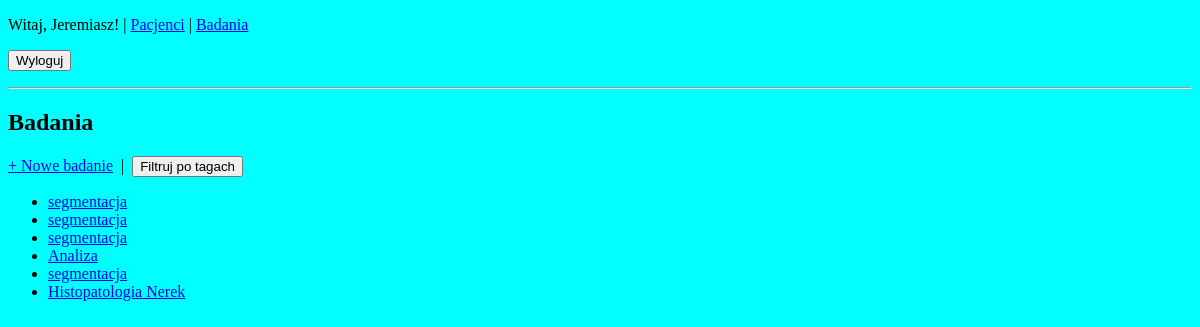
The page /badania/ (signed in) on the database as committed earlier.
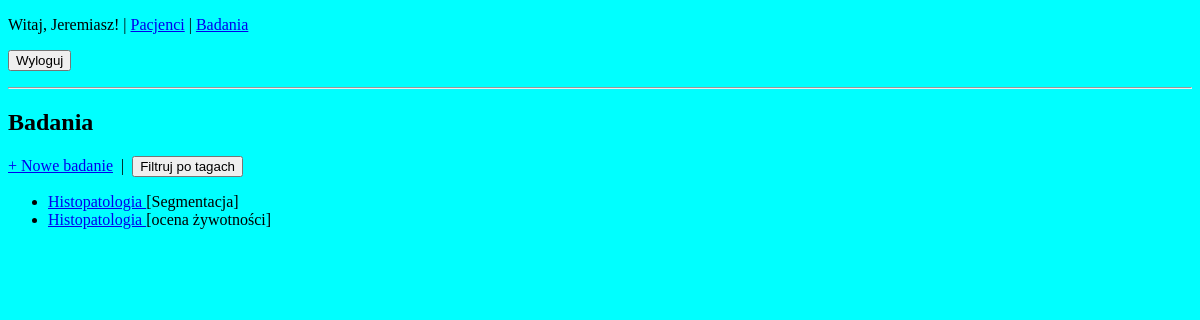
The same page on the database as committed later.
### core/models.py (models this page shows)
class Badanie(models.Model):
    pacjent = models.ForeignKey(Pacjent, on_delete=models.CASCADE, related_name='badania')
    nazwa = models.CharField(max_length=100)
    tagi = models.ManyToManyField(Tag, related_name='badania', blank=True)
    zdjecie = models.ImageField(upload_to='badania/')
    opis = models.TextField(blank=True)
    data = models.DateTimeField(auto_now_add=True)

class Tag(models.Model):
    nazwa = models.CharField(max_length=50, unique=True)
    opis = models.TextField(blank=True)
    def __str__(self):
        return f"{self.nazwa}"

### core/views.py (the view)
# urls.py: path('badania/',   views.BadanieListView.as_view(),   name='badanie-list'),
class BadanieListView(LoginRequiredMixin, ListView):
    model = Badanie
    template_name = 'core/badanie_list.html'
    context_object_name = 'badania'
    def get_queryset(self):
        qs = super().get_queryset()
        tags = self.request.GET.getlist('tags')
        if tags:
            qs = qs.filter(tagi__in=tags).distinct()
        return qs
    def get_context_data(self, **kwargs):
        ctx = super().get_context_data(**kwargs)
        ctx['all_tags'] = Tag.objects.all()
        ctx['selected_tags'] = list(map(int, self.request.GET.getlist('tags')))
        return ctx

### core/templates/core/badanie_list.html (shortened to what this page needs)
{% extends 'core/base.html' %}
{% block content %}
  <h2>Badania</h2>
  <p>
    <a href="{% url 'core:badanie-add' %}">+ Nowe badanie</a>
    &nbsp;|&nbsp;
    <button type="button" id="toggle-filter-btn">Filtruj po tagach</button>
  </p>
  <ul>
    {% for badanie in badania %}
      <li>
        <a href="{% url 'core:badanie-detail' badanie.pk %}">
          {{ badanie.nazwa }}
        </a>
        {% if badanie.tagi.all %}
          [{{ badanie.tagi.all|join:", " }}]
        {% endif %}
      </li>
    {% empty %}
      <li>Brak badań.</li>
    {% endfor %}
  </ul>
{% endblock %}

### core/templates/core/base.html (shortened to what this page needs)
<!DOCTYPE html>
<html lang="pl">
<head>
</head>
<body>
  {% if user.is_authenticated %}
    <p>
      Witaj, {{ user.username }}!
      | <a href="{% url 'core:pacjent-list' %}">Pacjenci</a>
      | <a href="{% url 'core:badanie-list' %}">Badania</a>
      <form method="post" action="{% url 'logout' %}" style="display:inline">
        <button type="submit">Wyloguj</button>
      </form>
    </p>
    <hr>
  {% endif %}
  {% block content %}{% endblock %}
</body>
</html>

### core/templates/core/base.html (style rules this page uses)
body { background-color: aqua; }

Rows that differ between the two databases and show on the page:
removed Badanie: nazwa "segmentacja"
removed Badanie: nazwa "segmentacja"
removed Badanie: nazwa "segmentacja"
removed Badanie: nazwa "Analiza"
removed Badanie: nazwa "segmentacja"
removed Badanie: nazwa "Histopatologia Nerek"
added Badanie: nazwa "Histopatologia", tagi.all "Segmentacja"
added Badanie: nazwa "Histopatologia", tagi.all "ocena żywotności"
